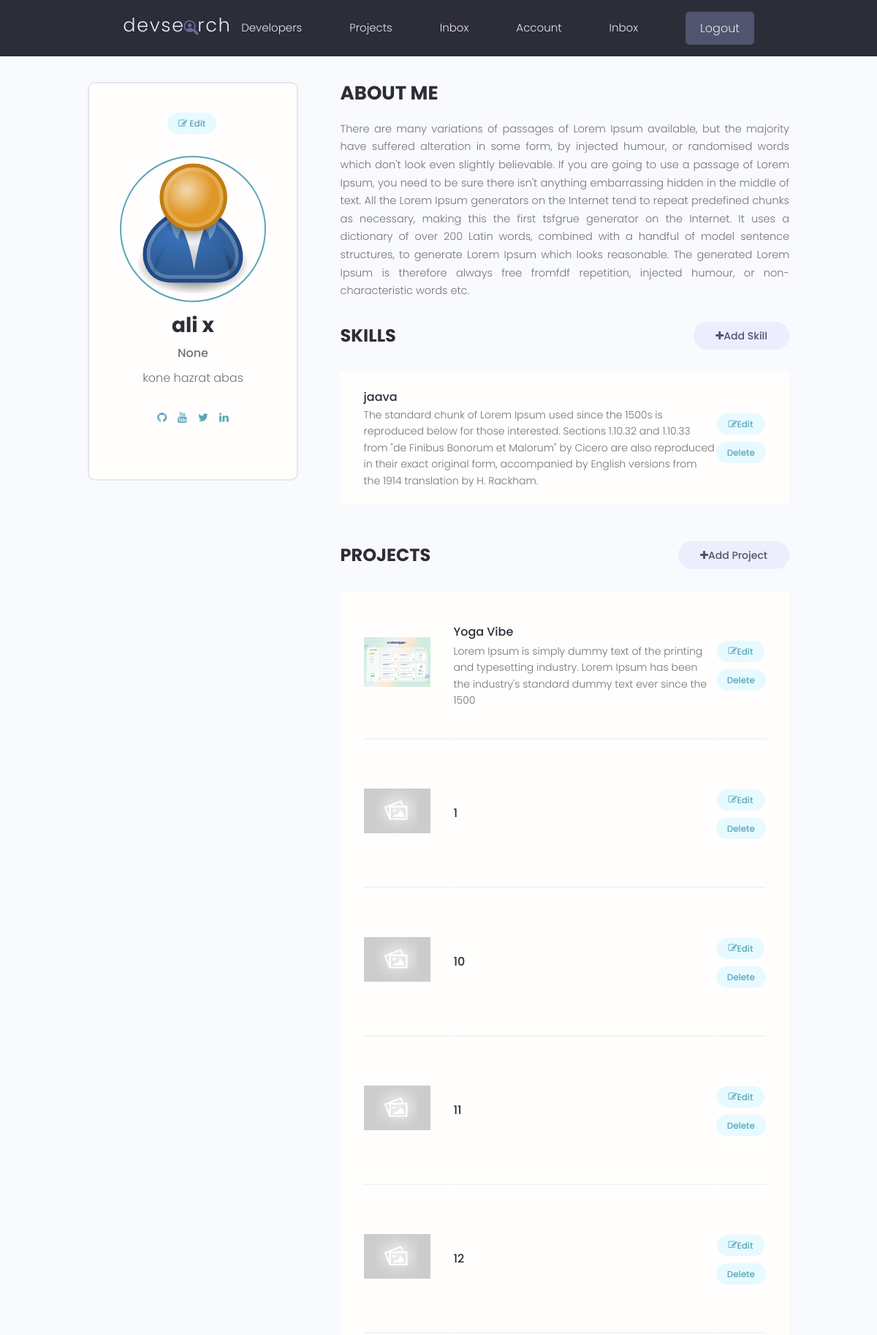
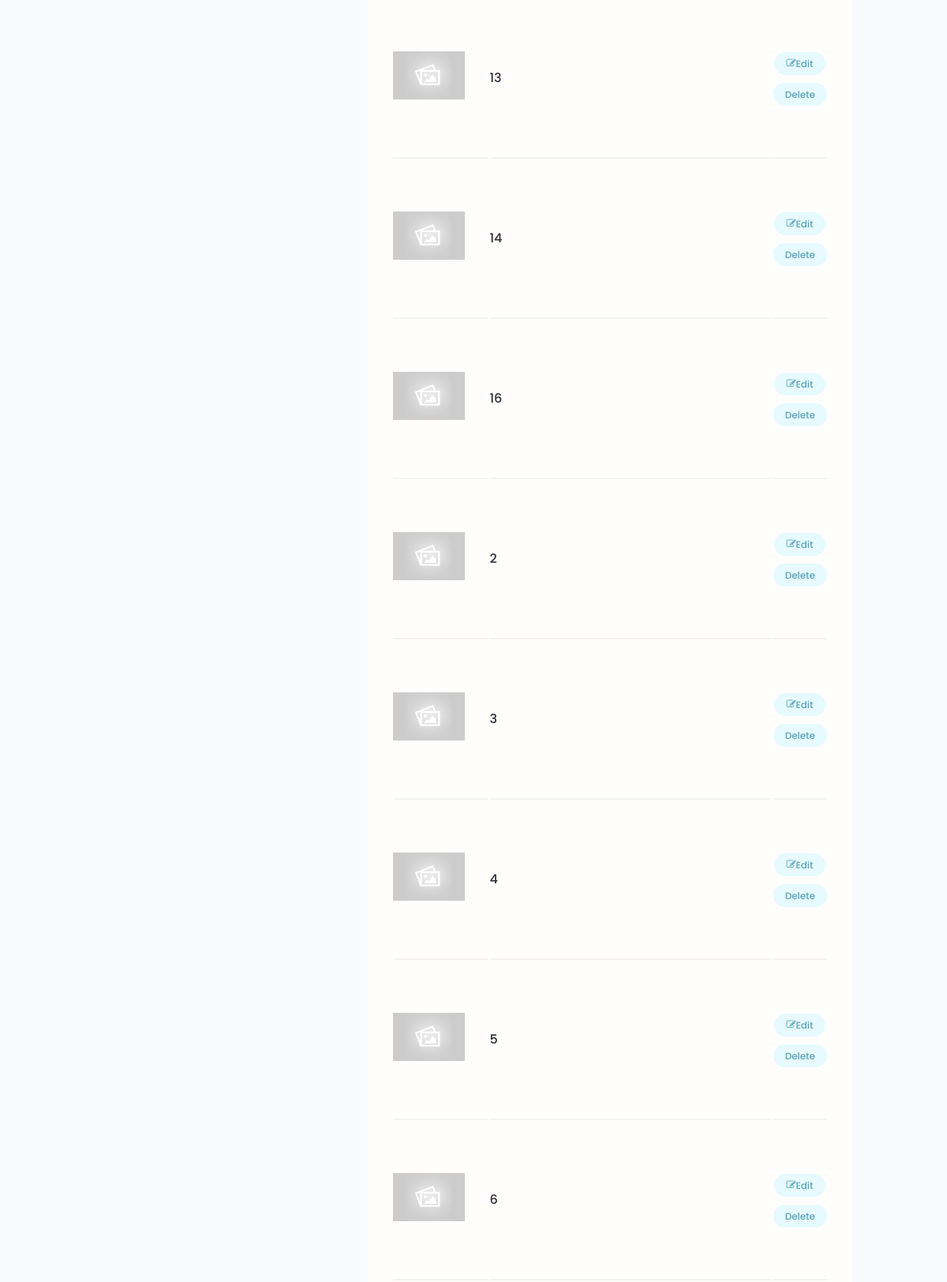
The app's page /account/ (signed in, upper part) with its own data (2 pictures, top to bottom).
### users/models.py (models this page shows, shortened)
class Profile(models.Model):
      user = models.OneToOneField(User, on_delete=models.CASCADE,
            null=True, blank=True)
      name = models.CharField(max_length=200, blank=True, null=True)
      email = models.EmailField(max_length=500, blank=True,null=True)
      username =models.CharField(max_length=200, blank=True, null=True)
      location = models.CharField(max_length=200, blank=True, null=True)
      short_intro = models.CharField(max_length=200, blank=True, null=True)
      bio = models.TextField(blank=True, null=True)
      profile_image = models.ImageField(blank=True,null=True,
            default='user-default.png', upload_to='profiles/')
      social_github  = models.CharField(max_length=200, blank=True, null=True)
      social_twitter = models.CharField(max_length=200, blank=True, null=True)
      social_linkdin = models.CharField(max_length=200, blank=True, null=True)
      social_youtube = models.CharField(max_length=200, blank=True, null=True)
      social_website = models.CharField(max_length=200, blank=True, null=True)
      created = models.DateTimeField(auto_now_add=True)
      id = models.UUIDField(default=uuid.uuid4 ,
                  unique=True , primary_key=True , editable=False )

class Skill(models.Model):
      owner = models.ForeignKey(Profile,on_delete=models.CASCADE,
                  null=True, blank=True)
      id = models.UUIDField(unique=True,
                  default=uuid.uuid4,primary_key=True,editable=False)
      name = models.CharField(max_length=100 , null=True, blank=True)
      description = models.TextField(max_length=1000 , null=True, blank=True)
      created = models.DateTimeField(auto_now_add=True)
      def __str__(self):
            return str(self.name)

### projects/models.py (models this page shows, shortened)
class Project(models.Model):
      owner = models.ForeignKey(Profile,null=True,
                           blank=True, on_delete= models.SET_NULL)
      title = models.CharField(max_length=2000)
      description = models.TextField(null=True, blank=True)
      featured_image = models.ImageField( null=True, blank=True , default='default.jpg')
      demo_link = models.CharField(max_length=2000 ,null=True, blank=True)
      source_link = models.CharField(max_length=2000 ,null=True, blank=True)
      tags = models.ManyToManyField('Tag')
      vote_total = models.IntegerField(default=0,null=True,blank=True)
      vote_ratio = models.IntegerField(default=0,null=True,blank=True)
      created = models.DateTimeField(auto_now_add=True)
      id = models.UUIDField(default=uuid.uuid4 , unique=True , primary_key=True , editable=False )
      class Meta :
            ordering = [
                  '-vote_ratio',
                  '-vote_total', # if vote_ration in projects same number, number of review is matter for us
                  'title'
            ]

### users/views.py (the view)
# urls.py: path('account/',views.userAccount, name='account'),
@login_required(login_url ='login')
def userAccount(request):
      profile = request.user.profile
      if request.session :
            print("\n\n re  \t  ", request.session  )
      userprojects = profile.project_set.all()
      context = {
            'profile':profile,
            'projects':userprojects,
      }
      return render(request,'users/account.html',context )

### users/templates/users/account.html (shortened to what this page needs)
{% extends "base.html" %}
{% load static %}
{% block content %}
  <main class="settingsPage profile my-md">
      <div class="container">
        <div class="layout">
          <div class="column column--1of3">
            <div class="card text-center">
              <div class="card__body dev">
                <a class="tag tag--pill tag--main settings__btn" href="{% url 'editaccount' %}"><i class="fa fa-edit"></i> Edit</a>
                <img class="avatar avatar--xl dev__avatar" src="{{profile.profile_image.url}}" />
                <h2 class="dev__name">{{profile.name}}</h2>
                <p class="dev__title">{{profile.short_intro}}</p>
                <p class="dev__location">{{profile.location}}</p>
                <ul class="dev__social">
                  {%if profile.social_github %}
                  <li>
                    <a title="Github" href="{{profile.social_github}}" target="_blank"><i class="fa fa-github"></i></a>
                  </li>
                  {% endif %}
                  {%if profile.social_youtube %}
                  <li>
                    <a title="Stackoverflow" href="{{profile.social_youtube}}" target="_blank"><i class="fa fa-youtube"></i></a>
                  </li>
                  {% endif %}
                  {% if profile.social_twitter %}
                  <li>
                    <a title="Twitter" href="{{profile.social_twitter}}" target="_blank"><i class="fa fa-twitter"></i></a>
                  </li>
                  {% endif %}
                  {% if profile.social_linkdin %}
                  <li>
                    <a title="LinkedIn" href="{{profile.social_linkdin}}" target="_blank"><i class="fa fa-linkedin"></i></a>
                  </li>
                  {% endif %}
                </ul>
              </div>
            </div>
          </div>
          <div class="column column--2of3">
            <div class="devInfo">
              <h3 class="devInfo__title">About Me</h3>
              <p class="devInfo__about">
                {{profile.bio}}
              </p>
            </div>
            <div class="settings">
              <h3 class="settings__title">Skills</h3>
              <a class="tag tag--pill tag--sub settings__btn tag--lg" href="/create-skill"><i class="fa fa-plus"></i> Add Skill</a>
            </div>
            <table class="settings__table">
            {%for skill in profile.skill_set.all %}
              <tr>
                <td class="settings__tableInfo">
                  <h4>{{skill}}</h4>
                  {% if skill.description %}
                  <p>
                        {{skill.description}}
                  </p>
                  {%endif%}
                </td>
                <td class="settings__tableActions">
                  <a class="tag tag--pill tag--main settings__btn" href="/update-skill/{{skill.id}}"><i class="fa fa-edit"></i> Edit</a>
                  <a class="tag tag--pill tag--main settings__btn" href="/delete-skill/{{skill.id }}?next=/account">
                    Delete</a>
                </td>
              </tr>
            {% endfor %}
            </table>
            <div class="settings">
              <h3 class="settings__title">Projects</h3>
              <a class="tag tag--pill tag--sub settings__btn tag--lg" href="{% url 'create-project' %}"><i class="fa fa-plus"></i> Add Project</a>
            </div>
            <table class="settings__table">
                  {%for project in projects%}
                        <tr>
                        <td class="settings__thumbnail">
                              <a href="/project/single/{{project.id}}">
                                    <img src="{{ project.featured_image.url }}" alt="Project Thumbnail" /></a>
                        </td>
                        <td class="settings__tableInfo">
                              <a href="single-project.html">{{project.title}}</a>
                              <p>
                              {{project.description|slice:"150"}}
                              </p>
                        </td>
                        <td class="settings__tableActions">
                              <a class="tag tag--pill tag--main settings__btn" href="{%url 'update-project' project.id %}">
                                    <i class="fa fa-edit"></i> Edit</a>
                              <a class="tag tag--pill tag--main settings__btn" href="{%url 'delete-project' project.id %}?next=/account">
                              Delete</a>
                        </td>
                        </tr>
                  {% endfor %}
            </table>
          </div>
        </div>
      </div>
    </main>
{% endblock content %}

### static/styles/app.css (style rules this page uses)
:root { --color-sub: #2d2d39; }
.card { border: 2px solid var(--color-light); }
img { width: 100%; }
.profile .card > .dev { padding: 4rem; }
.dev__avatar { display: block; margin: auto; }
.dev__name { color: var(--color-sub); font-size: 2.8rem; font-weight: 700; margin-top: 1rem; margin-bottom: 0.5rem; }
.dev__title { font-size: 1.6rem; font-weight: 500; line-height: 1.3; }
.dev__location { margin-top: 1rem; }
.dev__social { margin: 3rem 0; list-style: none; display: flex; justify-content: center; gap: 1.5rem; }
.devInfo { margin-bottom: 3rem; }
.devInfo__title, .devInfo__subtitle { font-size: 2.6rem; color: var(--color-sub); text-transform: uppercase; font-weight: 700; margin-bottom: 1.5rem; }
.devInfo__about, .devSkill__info { font-size: 1.45rem; line-height: 1.7; text-align: justify; }
.settingsPage .dev > .settings__btn { display: inline-block; margin-bottom: 3rem; }
.settings { display: flex; justify-content: space-between; align-items: center; }
.settings__title { font-size: 2.4rem; text-transform: uppercase; font-weight: 700; color: var(--color-sub); }
.settings__table { margin-top: 3rem; margin-bottom: 5rem; padding: 0 3rem; background: var(--color-white); }
.settings__table tr { width: 100%; }
.settings__table tr > td { padding: 2rem 0; }
.settings__table tr:not(:last-child) td { border-bottom: 2px solid var(--color-white-light); }
.settings__thumbnail { width: 23%; min-width: 10rem; }
.settings__thumbnail img { padding-right: 3rem; height: 15rem; object-fit: contain; }
.settings__tableInfo { width: 100%; }
.settings__tableInfo h4, .settings__tableInfo a { padding-right: 1rem; width: auto; font-size: 1.6rem; font-weight: 500; color: var(--color-sub); }
.settings__tableInfo p { font-size: 1.4rem; }
.settings__tableActions { text-align: right; }

### static/uikit/styles/modules/_variables.css (style rules this page uses)
:root { --color-main: #5aa5b9; --color-main-light: #e6faff; --color-sub: #3f4156; --color-sub-light: #51546e; --color-sub-lighter: #ededfd; --color-text: #737373; --color-gray: #8b8b8b; --color-light: #e5e7eb; --color-light-gray: #767676; --color-bg: #f8fafd; --color-white: #fffefd; --color-white-light: #f3f3f3; --color-success: #359e64; --color-success-bg: #def8e8; --color-error: #fc4b0b; --color-error-bg: #fff2ee; --font-base: 'Poppins', arial, helvetica, 'Segoe UI', roboto, ubuntu, sans-serif; --font-monospace: 'Fira Code', 'Courier New', courier, monospace; --font-regular: 300; --font-medium: 500; --font-bold: 700; --generic-shadow: 1px 1px 5px #00000010; --generic-transition: all 0.3s ease-in-out; }

### static/uikit/styles/modules/_base.css (style rules this page uses)
* { margin: 0; padding: 0; box-sizing: border-box; text-rendering: optimizeLegibility; color: inherit; font-size: inherit; }
html { font-size: 50%; }
@media only screen and (min-width: 480px) { html { font-size: 56.25%; } }
@media only screen and (min-width: 1200px) { html { font-size: 62.5%; } }
body { line-height: 1.6; font-weight: 400; font-size: 1.5rem; color: var(--color-text); background-color: var(--color-bg); min-height: 100vh; }

### static/uikit/styles/modules/_typography.css (style rules this page uses)
* { font-family: var(--font-base); }
h2 { font-size: 3.6rem; font-weight: var(--font-bold); }
h3 { font-size: 3.2rem; font-weight: var(--font-medium); }
h4 { font-size: 2.8rem; font-weight: var(--font-medium); }
p, span, strong { font-size: 1.6rem; color: var(--color-text); font-weight: var(--font-regular); }
a { padding-bottom: 2px; text-decoration: none; display: inline-block; color: var(--color-main); font-weight: var(--font-medium); }

### static/uikit/styles/modules/_utilities.css (style rules this page uses)
.container { width: 92%; max-width: 165rem; margin: 0 auto; box-sizing: border-box; }
@media screen and (min-width: 1000px) { .container { width: 90%; } }
@media screen and (min-width: 1200px) { .container { width: 80%; } }
.text-center { text-align: center; }
.my-md { margin: 3rem auto; }

### static/uikit/styles/modules/_avatar.css (style rules this page uses)
.avatar { border-radius: 50%; border: 2px solid var(--color-main); object-fit: cover; }
.avatar--xl { height: 20rem; width: 20rem; }

### static/uikit/styles/modules/_card.css (style rules this page uses)
.card { border-radius: 1rem; background-color: var(--color-white); border: 1.5px solid var(--color-light); width: auto; height: auto; margin-top: 0.5rem; margin-bottom: 0.5rem; overflow: hidden; }
.card__body, .card__header { padding: 2rem 2.5rem; }

### static/uikit/styles/modules/_layout.css (style rules this page uses)
.layout { display: flex; flex-flow: row wrap; justify-content: space-between; }
.layout > .column { margin-bottom: 3rem; }
.layout > .column.column--1of3 { flex-basis: 30%; }
.layout > .column.column--2of3 { flex-basis: 64%; }

### records on screen
Profile: profile_image (placeholder picture), name "ali x", short_intro "None", location "kone hazrat abas", bio "There are many variations of passages of Lorem Ipsum available, but the majority have suffered alteration in some form, by injected humour, or randomised words which don't look even slightly believable. If you are going to use a passage of Lorem Ipsum, you need to be sure there isn't anything embarrassing hidden in the middle of text. All the Lorem Ipsum generators on the Internet tend to repeat predefined chunks as necessary, making this the first tsfgrue generator on the Internet. It uses a dictionary of over 200 Latin words, combined with a handful of model sentence structures, to generate Lorem Ipsum which looks reasonable. The generated Lorem Ipsum is therefore always free fromfdf…"
Skill: name "jaava", description "The standard chunk of Lorem Ipsum used since the 1500s is reproduced below for those interested. Sections 1.10.32 and 1.10.33 from \"de Finibus Bonorum et Malorum\" by Cicero are also reproduced in their exact original form, accompanied by English versions from the 1914 translation by H. Rackham."
Project: featured_image (picture), title "Yoga Vibe", description "Lorem Ipsum is simply dummy text of the printing and typesetting industry. Lorem Ipsum has been the industry's standard dummy text ever since the 1500"
Project: featured_image (placeholder picture), title "1"
Project: featured_image (placeholder picture), title "10"
Project: featured_image (placeholder picture), title "11"
Project: featured_image (placeholder picture), title "12"
Project: featured_image (placeholder picture), title "13"
Project: featured_image (placeholder picture), title "14"
Project: featured_image (placeholder picture), title "16"
Project: featured_image (placeholder picture), title "2"
Project: featured_image (placeholder picture), title "3"
Project: featured_image (placeholder picture), title "4"
Project: featured_image (placeholder picture), title "5"
Project: featured_image (placeholder picture), title "6"
